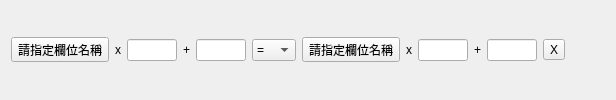
         <widget class="QWidget" name="widget_13" native="true">
          <layout class="QHBoxLayout" name="horizontalLayout_52">
           <item>
            <layout class="QHBoxLayout" name="horizontalLayout_53">
             <item>
              <widget class="QToolButton" name="toolButton_40">
               <property name="text">
                <string>請指定欄位名稱</string>
               </property>
              </widget>
             </item>
             <item>
              <widget class="QLabel" name="label_53">
               <property name="text">
                <string>x</string>
               </property>
              </widget>
             </item>
             <item>
              <widget class="QLineEdit" name="lineEdit_34">
               <property name="maximumSize">
                <size>
                 <width>50</width>
                 <height>16777215</height>
                </size>
               </property>
              </widget>
             </item>
             <item>
              <widget class="QLabel" name="label_54">
               <property name="text">
                <string>+</string>
               </property>
              </widget>
             </item>
             <item>
              <widget class="QLineEdit" name="lineEdit_35">
               <property name="maximumSize">
                <size>
                 <width>50</width>
                 <height>16777215</height>
                </size>
               </property>
              </widget>
             </item>
             <item>
              <widget class="QComboBox" name="comboBox_5">
               <property name="maximumSize">
                <size>
                 <width>50</width>
                 <height>16777215</height>
                </size>
               </property>
               <item>
                <property name="text">
                 <string>=</string>
                </property>
               </item>
               <item>
                <property name="text">
                 <string>&lt;&gt;</string>
                </property>
               </item>
               <item>
                <property name="text">
                 <string>&gt;</string>
                </property>
               </item>
               <item>
                <property name="text">
                 <string>&gt;=</string>
                </property>
               </item>
               <item>
                <property name="text">
                 <string>&lt;</string>
                </property>
               </item>
               <item>
                <property name="text">
                 <string>&lt;=</string>
                </property>
               </item>
              </widget>
             </item>
             <item>
              <widget class="QToolButton" name="toolButton_41">
               <property name="text">
                <string>請指定欄位名稱</string>
               </property>
              </widget>
             </item>
             <item>
              <widget class="QLabel" name="label_55">
               <property name="text">
                <string>x</string>
               </property>
              </widget>
             </item>
             <item>
              <widget class="QLineEdit" name="lineEdit_36">
               <property name="maximumSize">
                <size>
                 <width>50</width>
                 <height>16777215</height>
                </size>
               </property>
              </widget>
             </item>
             <item>
              <widget class="QLabel" name="label_56">
               <property name="text">
                <string>+</string>
               </property>
              </widget>
             </item>
             <item>
              <widget class="QLineEdit" name="lineEdit_37">
               <property name="maximumSize">
                <size>
                 <width>50</width>
                 <height>16777215</height>
                </size>
               </property>
              </widget>
             </item>
             <item>
              <widget class="QToolButton" name="toolButton_42">
               <property name="text">
                <string>X</string>
               </property>
              </widget>
             </item>
             <item>
              <spacer name="horizontalSpacer_35">
               <property name="orientation">
                <enum>Qt::Horizontal</enum>
               </property>
               <property name="sizeHint" stdset="0">
                <size>
                 <width>40</width>
                 <height>20</height>
                </size>
               </property>
              </spacer>
             </item>
            </layout>
           </item>
          </layout>
         </widget>
